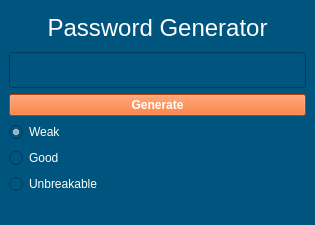
<?xml version="1.0" encoding="UTF-8"?>
<ui version="4.0">
 <class>MainWindow</class>
 <widget class="QMainWindow" name="MainWindow">
  <property name="geometry">
   <rect>
    <x>0</x>
    <y>0</y>
    <width>315</width>
    <height>225</height>
   </rect>
  </property>
  <property name="windowTitle">
   <string>Password Generator</string>
  </property>
  <property name="windowIcon">
   <iconset>
    <normaloff>key.png</normaloff>key.png</iconset>
  </property>
  <property name="styleSheet">
   <string notr="true">background-color: rgb(0, 85, 127);
color: rgb(255, 255, 255);</string>
  </property>
  <widget class="QWidget" name="centralwidget">
   <layout class="QGridLayout" name="gridLayout">
    <item row="1" column="0">
     <widget class="QLineEdit" name="lineEdit">
      <property name="sizePolicy">
       <sizepolicy hsizetype="Preferred" vsizetype="Preferred">
        <horstretch>0</horstretch>
        <verstretch>0</verstretch>
       </sizepolicy>
      </property>
      <property name="alignment">
       <set>Qt::AlignCenter</set>
      </property>
     </widget>
    </item>
    <item row="4" column="0">
     <widget class="QRadioButton" name="rd_weak">
      <property name="text">
       <string>Weak</string>
      </property>
      <property name="checked">
       <bool>true</bool>
      </property>
     </widget>
    </item>
    <item row="7" column="0">
     <widget class="QRadioButton" name="rd_unbreakable">
      <property name="text">
       <string>Unbreakable</string>
      </property>
     </widget>
    </item>
    <item row="0" column="0">
     <widget class="QLabel" name="label">
      <property name="font">
       <font>
        <pointsize>18</pointsize>
       </font>
      </property>
      <property name="text">
       <string>Password Generator</string>
      </property>
      <property name="alignment">
       <set>Qt::AlignCenter</set>
      </property>
     </widget>
    </item>
    <item row="6" column="0">
     <widget class="QRadioButton" name="rd_good">
      <property name="text">
       <string>Good</string>
      </property>
     </widget>
    </item>
    <item row="3" column="0">
     <widget class="QPushButton" name="generate_btn">
      <property name="font">
       <font>
        <pointsize>9</pointsize>
        <bold>true</bold>
       </font>
      </property>
      <property name="styleSheet">
       <string notr="true">background-color: rgb(255, 85, 0);</string>
      </property>
      <property name="text">
       <string>Generate</string>
      </property>
     </widget>
    </item>
   </layout>
  </widget>
  <widget class="QStatusBar" name="statusbar"/>
 </widget>
 <resources/>
 <connections/>
</ui>
